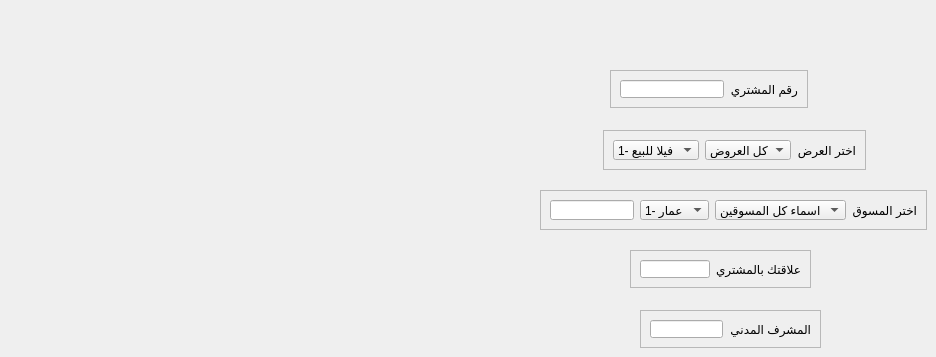
          <widget class="QWidget" name="tab_10">
           <attribute name="title">
            <string>اضافة</string>
           </attribute>
           <widget class="QFrame" name="frame_100">
            <property name="geometry">
             <rect>
              <x>603</x>
              <y>130</y>
              <width>263</width>
              <height>40</height>
             </rect>
            </property>
            <property name="layoutDirection">
             <enum>Qt::LeftToRight</enum>
            </property>
            <property name="frameShape">
             <enum>QFrame::StyledPanel</enum>
            </property>
            <property name="frameShadow">
             <enum>QFrame::Raised</enum>
            </property>
            <layout class="QGridLayout" name="gridLayout_47">
             <item row="0" column="0">
              <widget class="QComboBox" name="comboBox_2">
               <item>
                <property name="text">
                 <string>1- فيلا للبيع</string>
                </property>
               </item>
               <item>
                <property name="text">
                 <string>2-شقه للبيع.....</string>
                </property>
               </item>
              </widget>
             </item>
             <item row="0" column="1">
              <widget class="QComboBox" name="comboBox">
               <item>
                <property name="text">
                 <string>كل العروض</string>
                </property>
               </item>
              </widget>
             </item>
             <item row="0" column="2">
              <widget class="QLabel" name="label_41">
               <property name="text">
                <string>اختر العرض</string>
               </property>
              </widget>
             </item>
            </layout>
           </widget>
           <widget class="QFrame" name="frame_101">
            <property name="geometry">
             <rect>
              <x>540</x>
              <y>190</y>
              <width>387</width>
              <height>40</height>
             </rect>
            </property>
            <property name="layoutDirection">
             <enum>Qt::LeftToRight</enum>
            </property>
            <property name="frameShape">
             <enum>QFrame::StyledPanel</enum>
            </property>
            <property name="frameShadow">
             <enum>QFrame::Raised</enum>
            </property>
            <layout class="QGridLayout" name="gridLayout_51">
             <item row="0" column="0">
              <widget class="QLineEdit" name="lineEdit_53"/>
             </item>
             <item row="0" column="1">
              <widget class="QComboBox" name="comboBox_3">
               <item>
                <property name="text">
                 <string>1- عمار</string>
                </property>
               </item>
               <item>
                <property name="text">
                 <string>2- فهد</string>
                </property>
               </item>
              </widget>
             </item>
             <item row="0" column="2">
              <widget class="QComboBox" name="comboBox_4">
               <item>
                <property name="text">
                 <string>اسماء كل المسوقين</string>
                </property>
               </item>
               <item>
                <property name="text">
                 <string>ارقام كل المسوقين</string>
                </property>
               </item>
              </widget>
             </item>
             <item row="0" column="3">
              <widget class="QLabel" name="label_42">
               <property name="text">
                <string>اختر المسوق</string>
               </property>
              </widget>
             </item>
            </layout>
           </widget>
           <widget class="QFrame" name="frame_102">
            <property name="geometry">
             <rect>
              <x>610</x>
              <y>70</y>
              <width>198</width>
              <height>38</height>
             </rect>
            </property>
            <property name="layoutDirection">
             <enum>Qt::LeftToRight</enum>
            </property>
            <property name="frameShape">
             <enum>QFrame::StyledPanel</enum>
            </property>
            <property name="frameShadow">
             <enum>QFrame::Raised</enum>
            </property>
            <layout class="QGridLayout" name="gridLayout_54">
             <item row="0" column="0">
              <widget class="QLineEdit" name="lineEdit_52"/>
             </item>
             <item row="0" column="1">
              <widget class="QLabel" name="label_31">
               <property name="text">
                <string>رقم المشتري</string>
               </property>
              </widget>
             </item>
            </layout>
           </widget>
           <widget class="QFrame" name="frame_103">
            <property name="geometry">
             <rect>
              <x>630</x>
              <y>250</y>
              <width>181</width>
              <height>38</height>
             </rect>
            </property>
            <property name="layoutDirection">
             <enum>Qt::LeftToRight</enum>
            </property>
            <property name="frameShape">
             <enum>QFrame::StyledPanel</enum>
            </property>
            <property name="frameShadow">
             <enum>QFrame::Raised</enum>
            </property>
            <layout class="QGridLayout" name="gridLayout_55">
             <item row="0" column="0">
              <widget class="QLineEdit" name="lineEdit_54"/>
             </item>
             <item row="0" column="1">
              <widget class="QLabel" name="label_43">
               <property name="text">
                <string>علاقتك بالمشتري</string>
               </property>
              </widget>
             </item>
            </layout>
           </widget>
           <widget class="QFrame" name="frame_104">
            <property name="geometry">
             <rect>
              <x>640</x>
              <y>310</y>
              <width>181</width>
              <height>38</height>
             </rect>
            </property>
            <property name="layoutDirection">
             <enum>Qt::LeftToRight</enum>
            </property>
            <property name="frameShape">
             <enum>QFrame::StyledPanel</enum>
            </property>
            <property name="frameShadow">
             <enum>QFrame::Raised</enum>
            </property>
            <layout class="QGridLayout" name="gridLayout_62">
             <item row="0" column="0">
              <widget class="QLineEdit" name="lineEdit_55"/>
             </item>
             <item row="0" column="1">
              <widget class="QLabel" name="label_44">
               <property name="text">
                <string>المشرف المدني</string>
               </property>
              </widget>
             </item>
            </layout>
           </widget>
          </widget>
